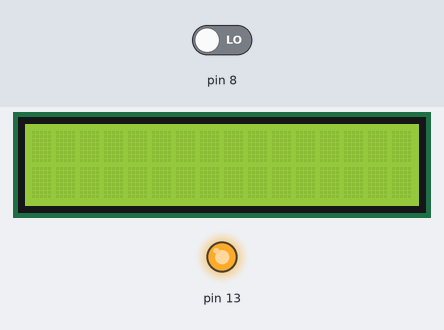
Bench run of a sketch on a simulated Arduino Uno, built with avr-gcc and run on an emulated ATmega328P. Shown: 16×2 character LCD, output pins drawn as LEDs (lit = HIGH). Inputs (shaded band) come from the test bench; at power-on: pin 8 LOW.

Above: at 1.3 s.
1.4 s: pin 8 driven HIGH
At 2.3 s:
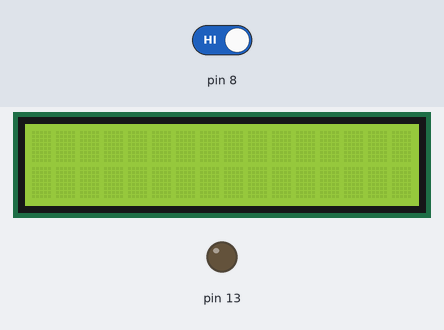
2.9 s: pin 8 driven LOW
At 3.4 s:
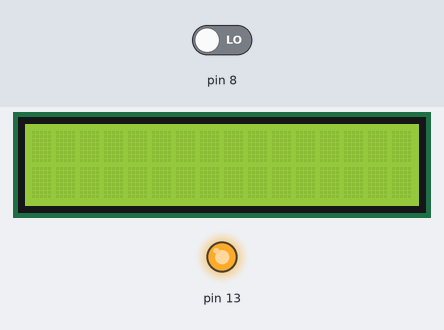
Timing chart, 0 to 5.9 s (numbered marks = the images above; inputs shaded):
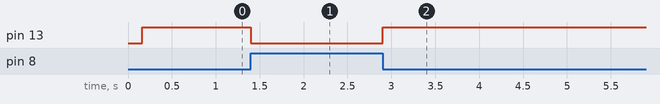

The sketch:

lcd_game.ino
```cpp
#include <LiquidCrystal.h>
const short rs = 12, en = 11, d4 = 5, d5 = 4, d6 = 3, d7 = 2;
LiquidCrystal lcd(rs, en, d4, d5, d6, d7);

void setup()
{
	Serial.begin(9600);
    lcd.begin(16, 2);
    delay(100);
	pinMode(8, INPUT);
	pinMode(13, OUTPUT);
}

void loop(){
	if(digitalRead(8)==HIGH){
	digitalWrite(13, 0);
	} else{
	digitalWrite(13,1);
	}

}
```

Measured:
- after the input at 1.4 s, pin 13: HIGH → LOW at once
- after the input at 2.9 s, pin 13: LOW → HIGH at once
